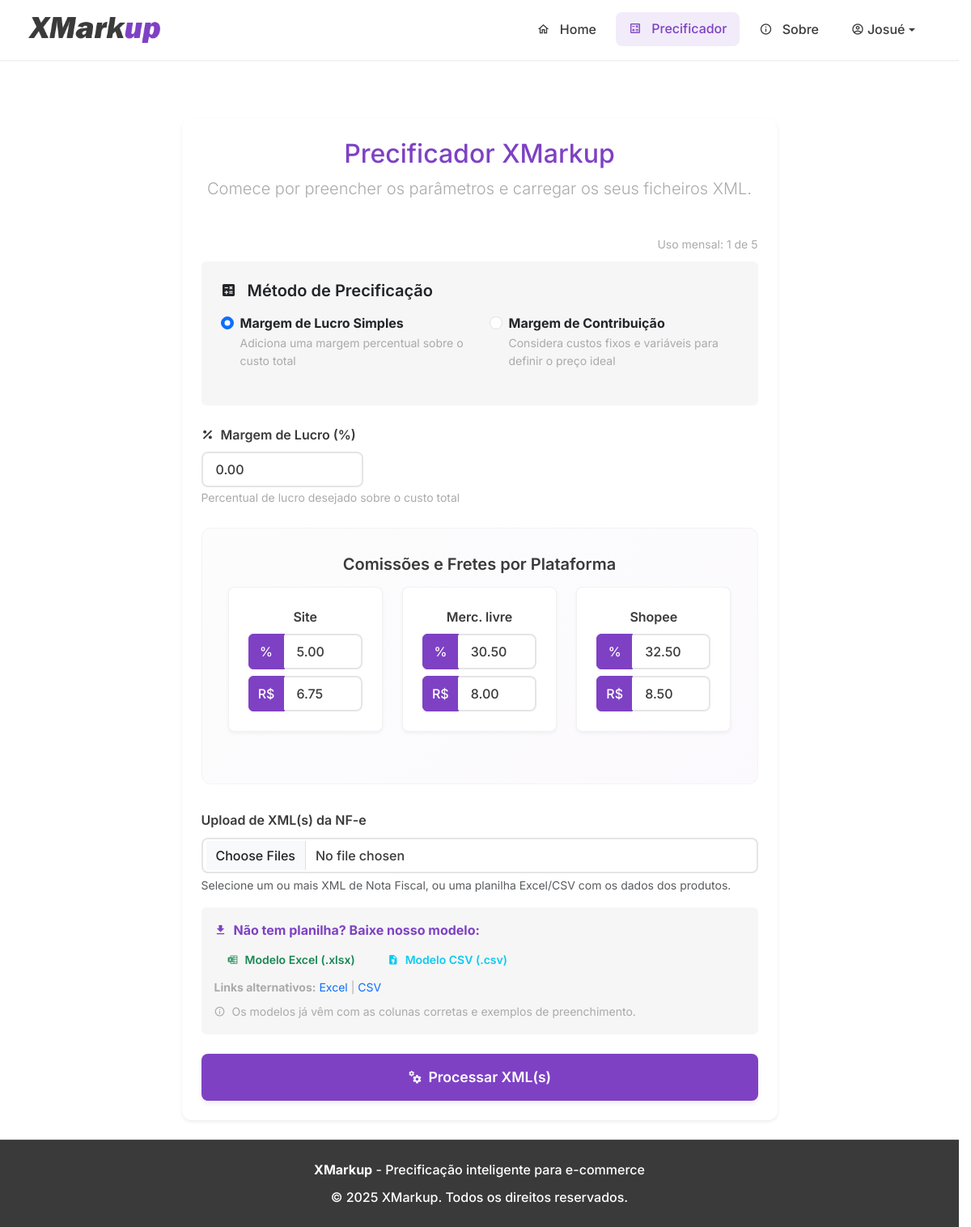
/precificador (signed in), run on the app's committed database.
### tables this page shows
CREATE TABLE users (
            id INTEGER PRIMARY KEY AUTOINCREMENT,
            email TEXT UNIQUE NOT NULL,
            password TEXT NOT NULL,
            nome_completo TEXT,
            empresa TEXT,
            telefone TEXT,
            ramo_atividade TEXT,
            marketplaces TEXT,
            is_admin BOOLEAN NOT NULL DEFAULT 0,
            
            -- COLUNAS DE GESTÃO DE CLIENTES --
            status_cliente TEXT NOT NULL DEFAULT 'Safira',
            precificacao_limit INTEGER NOT NULL DEFAULT 5,
            limit_reset_date TIMESTAMP,

            -- COLUNAS DE CONFIGURAÇÃO --
            default_margem REAL DEFAULT 0.0,
            default_comissao_site REAL DEFAULT 0.0,
            default_frete_site REAL DEFAULT 0.0,
            default_comissao_ml REAL DEFAULT 0.0,
            default_frete_ml REAL DEFAULT 0.0,
            default_comissao_shopee REAL DEFAULT 0.0,
            default_frete_shopee REAL DEFAULT 0.0,
            
            -- COLUNAS PARA MARGEM DE CONTRIBUIÇÃO --
            default_pricing_method TEXT DEFAULT 'simple_margin',
            default_fixed_costs REAL DEFAULT 0.0,
            default_monthly_sales_qty INTEGER DEFAULT 100,
            default_contribution_margin REAL DEFAULT 30.0,
            
            -- COLUNAS PARA EXCLUSÃO DE CONTA --
            is_deleted BOOLEAN NOT NULL DEFAULT 0,
            deleted_at TIMESTAMP,
            delete_reason TEXT
        );

### app.py (the view, shortened to what this page needs)
@app.route('/precificador', methods=["GET", "POST"])
@login_required
def precificador():
    db = get_db()
    contagem_recente = get_user_usage(db, current_user.id, current_user.limit_reset_date)
    limite_atingido = contagem_recente >= current_user.precificacao_limit
    user_settings = db.execute('SELECT * FROM users WHERE id = ?', (current_user.id,)).fetchone()
    parametros = {
        'margem': user_settings['default_margem'],
        'comissao_site': user_settings['default_comissao_site'],
        'frete_site': user_settings['default_frete_site'],
        'comissao_ml': user_settings['default_comissao_ml'],
        'frete_ml': user_settings['default_frete_ml'],
        'comissao_shopee': user_settings['default_comissao_shopee'],
        'frete_shopee': user_settings['default_frete_shopee'],
        'contribution_margin': user_settings['default_contribution_margin'],
    }
    return render_template(
        "precificador.html",
        parametros=parametros,
        limite_atingido=limite_atingido,
        contagem_recente=contagem_recente,
        limite_total=current_user.precificacao_limit
    )

### app.py (called while the page is built, shortened)
def get_user_usage(db, user_id, last_reset_date=None):
    start_date = datetime.now() - timedelta(days=30)
    count = db.execute(
        "SELECT COUNT(id) FROM precificacoes WHERE user_id = ? AND criado_em > ?",
        (user_id, start_date)
    ).fetchone()[0]
    return count

@app.template_filter("input_num")
def format_for_input_filter(value):
    try:
        return f"{float(value):.2f}"
    except (ValueError, TypeError):
        return value

### database.py (called while the page is built)
def get_db():
    if 'db' not in g:
        g.db = sqlite3.connect(DATABASE_NAME)
        g.db.row_factory = sqlite3.Row
    return g.db

### templates/precificador.html (shortened to what this page needs)
{% extends "base.html" %}
{% block content %}
<div class="container mt-4">
    {% if not produtos %}
    <div class="row justify-content-center">
        <div class="col-lg-8">
            <div class="card p-4 shadow-sm mt-4">
                <div class="text-center mb-4">
                    <h2 class="text-primary">Precificador XMarkup</h2>
                    <p class="lead text-muted">Comece por preencher os parâmetros e carregar os seus ficheiros XML.</p>
                </div>
                {% if limite_atingido %}
                <div class="alert alert-warning text-center" role="alert">
                    <h4 class="alert-heading"><span class="mdi mdi-alert-circle-outline"></span> Limite Atingido</h4>
                    <p>Você já realizou {{ contagem_recente }} de {{ limite_total }} precificações permitidas.</p>
                    <hr>
                    <p class="mb-0">Para continuar a usar, por favor, <a href="{{ url_for('feedback') }}" class="alert-link">entre em contacto</a> ou aguarde a renovação do seu limite.</p>
                </div>
                {% else %}
                <div class="text-end text-muted mb-2">
                    <small>Uso mensal: {{ contagem_recente }} de {{ limite_total }}</small>
                </div>
                {% endif %}
                <form method="post" action="{{ url_for('precificador') }}" enctype="multipart/form-data" id="form-param">
                    <fieldset {% if limite_atingido %}disabled{% endif %}>
                        <div class="mb-4 p-4 bg-light rounded">
                            <h5 class="fw-semibold mb-3">
                                <span class="mdi mdi-calculator-variant me-2"></span>
                                Método de Precificação
                            </h5>
                            <div class="row">
                                <div class="col-md-6 mb-3">
                                    <div class="form-check">
                                        <input class="form-check-input" type="radio" name="pricing_method" id="simple_margin_method" value="simple_margin"
                                               {% if parametros.get('pricing_method', 'simple_margin') == 'simple_margin' %}checked{% endif %}>
                                        <label class="form-check-label" for="simple_margin_method">
                                            <strong>Margem de Lucro Simples</strong>
                                            <p class="text-muted small mb-0">Adiciona uma margem percentual sobre o custo total</p>
                                        </label>
                                    </div>
                                </div>
                                <div class="col-md-6 mb-3">
                                    <div class="form-check">
                                        <input class="form-check-input" type="radio" name="pricing_method" id="contribution_margin_method" value="contribution_margin"
                                               {% if parametros.get('pricing_method') == 'contribution_margin' %}checked{% endif %}>
                                        <label class="form-check-label" for="contribution_margin_method">
                                            <strong>Margem de Contribuição</strong>
                                            <p class="text-muted small mb-0">Considera custos fixos e variáveis para definir o preço ideal</p>
                                        </label>
                                    </div>
                                </div>
                            </div>
                        </div>
                        <div id="simple_margin_params" class="pricing-params" style="{% if parametros.get('pricing_method') == 'contribution_margin' %}display: none;{% endif %}">
                            <div class="mb-4">
                                <label class="form-label fw-semibold">
                                    <span class="mdi mdi-percent me-1"></span>
                                    Margem de Lucro (%)
                                </label>
                                <input type="number" step="any" min="0" name="margem" class="form-control" style="max-width:200px;" value="{{ parametros.get('margem', '') | input_num }}">
                                <small class="form-text text-muted">Percentual de lucro desejado sobre o custo total</small>
                            </div>
                        </div>
                        <div class="comissoes-fretes-section">
                            <h5 class="mb-3">Comissões e Fretes por Plataforma</h5>
                            <div class="row">
                                {% for p in ['site', 'ml', 'shopee'] %}
                                <div class="col-md-4 mb-3">
                                    <div class="platform-group">
                                        <label class="form-label">{{ p | replace('ml', 'Merc. livre') | replace('site', 'Site') | replace('shopee', 'Shopee') }}</label>
                                        <div class="input-group mb-2">
                                            <span class="input-group-text">%</span>
                                            <input type="number" step="any" min="0" name="comissao_{{p}}" class="form-control" placeholder="Comissão" required value="{{ parametros.get('comissao_' + p, '') | input_num }}">
                                        </div>
                                        <div class="input-group">
                                            <span class="input-group-text">R$</span>
                                            <input type="number" step="any" min="0" name="frete_{{p}}" class="form-control" placeholder="Frete" required value="{{ parametros.get('frete_' + p, '') | input_num }}">
                                        </div>
                                    </div>
                                </div>
                                {% endfor %}
                            </div>
                        </div>
                        <div class="mb-4">
                            <label class="form-label fw-semibold">Upload de XML(s) da NF-e</label>
                            <input type="file" class="form-control" name="xmlfiles" multiple required accept=".xml,.xlsx,.csv">
                            <div class="form-text">Selecione um ou mais XML de Nota Fiscal, ou uma planilha Excel/CSV com os dados dos produtos.</div>
                            <div class="mt-3 p-3 bg-light rounded">
                                <div class="d-flex align-items-center mb-2">
                                    <span class="mdi mdi-download me-2 text-primary"></span>
                                    <strong class="text-primary">Não tem planilha? Baixe nosso modelo:</strong>
                                </div>
                                <div class="d-flex gap-2 flex-wrap">
                                    <a href="{{ url_for('download_modelo_excel') }}" class="btn btn-outline-success btn-sm"
                                       onclick="if(event.target.href.includes('login')) { event.preventDefault(); window.location.href='{{ url_for('public_download_modelo_excel') }}'; }">
                                        <span class="mdi mdi-microsoft-excel me-1"></span>
                                        Modelo Excel (.xlsx)
                                    </a>
                                    <a href="{{ url_for('download_modelo_csv') }}" class="btn btn-outline-info btn-sm"
                                       onclick="if(event.target.href.includes('login')) { event.preventDefault(); window.location.href='{{ url_for('public_download_modelo_csv') }}'; }">
                                        <span class="mdi mdi-file-delimited me-1"></span>
                                        Modelo CSV (.csv)
                                    </a>
                                </div>
                                <div class="d-flex gap-2 flex-wrap mt-2">
                                    <small class="text-muted">
                                        <strong>Links alternativos:</strong>
                                        <a href="{{ url_for('public_download_modelo_excel') }}" class="text-decoration-none">Excel</a> |
                                        <a href="{{ url_for('public_download_modelo_csv') }}" class="text-decoration-none">CSV</a>
                                    </small>
                                </div>
                                <small class="text-muted d-block mt-2">
                                    <span class="mdi mdi-information-outline me-1"></span>
                                    Os modelos já vêm com as colunas corretas e exemplos de preenchimento.
                                </small>
                            </div>
                        </div>
                        <div class="d-grid">
                            <button type="submit" class="btn btn-primary btn-lg"><span class="mdi mdi-cogs me-1"></span> Processar XML(s)</button>
                        </div>
                    </fieldset>
                </form>
            </div>
        </div>
    </div>
    {% endif %}
</div>
{% endblock %}

### templates/base.html (shortened to what this page needs)
<!DOCTYPE html>
<html lang="pt-br">
<head>
    <link href="https://cdn.jsdelivr.net/npm/bootstrap@5.3.3/dist/css/bootstrap.min.css" rel="stylesheet">
    <link rel="stylesheet" href="https://cdn.jsdelivr.net/npm/@mdi/font@7.4.47/css/materialdesignicons.min.css">
    <link rel="stylesheet" href="{{ url_for('static', filename='css/style.css') }}">
</head>
<body>
    <nav class="navbar navbar-expand-lg sticky-top">
        <div class="container">
            <a class="navbar-brand d-flex align-items-center" href="{{ url_for('home') }}">
                <img src="{{ url_for('static', filename='logo.png') }}" alt="XMarkup Logo" height="32" class="me-2">
            </a>
            <div class="collapse navbar-collapse" id="navbarNav">
                <ul class="navbar-nav ms-auto">
                    <li class="nav-item">
                        <a class="nav-link {% if request.endpoint == 'home' %}active{% endif %}"
                           href="{{ url_for('home') }}">
                            <span class="mdi mdi-home-outline"></span>
                            Home
                        </a>
                    </li>
                    {% if current_user.is_authenticated %}
                    <li class="nav-item">
                        <a class="nav-link {% if request.endpoint == 'precificador' %}active{% endif %}"
                           href="{{ url_for('precificador') }}">
                            <span class="mdi mdi-calculator-variant-outline"></span>
                            Precificador
                        </a>
                    </li>
                    {% endif %}
                    <li class="nav-item">
                        <a class="nav-link {% if request.endpoint == 'sobre' %}active{% endif %}"
                           href="{{ url_for('sobre') }}">
                            <span class="mdi mdi-information-outline"></span>
                            Sobre
                        </a>
                    </li>
                    {% if current_user.is_authenticated %}
                        <li class="nav-item dropdown">
                            <a class="nav-link dropdown-toggle d-flex align-items-center" href="#" id="navbarDropdown"
                               role="button" data-bs-toggle="dropdown" aria-expanded="false">
                                <span class="mdi mdi-account-circle-outline me-1"></span>
                                {{ current_user.nome_completo.split(' ')[0] }}
                            </a>
                        </li>
                    {% endif %}
                </ul>
            </div>
        </div>
    </nav>
    <main class="py-4">
        {% block content %}{% endblock %}
    </main>
    <footer class="text-center">
        <div class="container">
            <div class="row">
                <div class="col-md-12">
                    <p class="mb-2">
                        <strong>XMarkup</strong> - Precificação inteligente para e-commerce
                    </p>
                    <p class="mb-0">
                        &copy; {{ moment().format('YYYY') if moment else '2025' }} XMarkup. Todos os direitos reservados.
                    </p>
                </div>
            </div>
        </div>
    </footer>
</body>
</html>

### data on the page
users: nome_completo "Josué", margem "0.00", comissao_site "5.00" "30.50" "32.50", frete_site "6.75" "8.00" "8.50"

### other printed values
{{ contagem_recente }} "1"
{{ limite_total }} "5"
{{ moment().format('YYYY') if moment else '2025' }} "2025"
